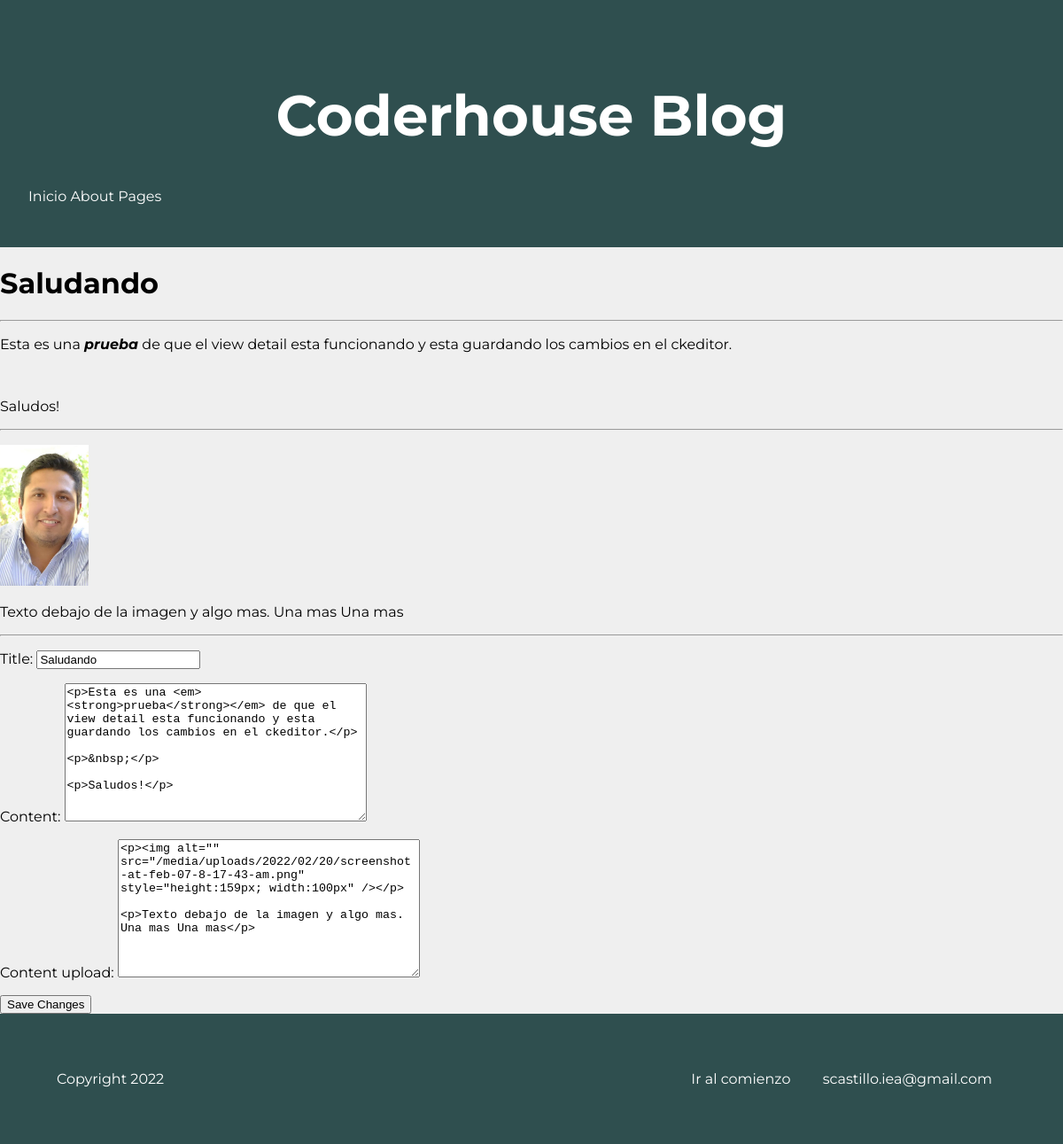
/update_article/7, run on the app's committed database.
### App1_Blog_Coder/models.py (models this page shows, shortened)
class Article(models.Model):
    title = models.CharField(max_length=50)
    content = RichTextField(blank=True, null=True)
    content_upload = RichTextUploadingField(blank=True, null=True)

### App1_Blog_Coder/views.py (the view)
class ArticleUpdateView(UpdateView):
    model = Article
    success_url = reverse_lazy('app1_articulos')
    fields = ['title', 'content', 'content_upload']
    template_name = "App1/update_article.html"

### App1_Blog_Coder/templates/App1/update_article.html (shortened to what this page needs)
{% extends 'App1/index.html' %}
{% load static %}
{% block content %}
<h1>{{article.title}}</h1>
<hr>
<div>
    {{ article.content | safe }}
</div>
<hr>
<div>
    {{article.content_upload | safe}}
</div>
<hr>
<form method="POST">
    {{form.as_p}}
    <button>Save Changes</button>
</form>
{% endblock %}

### App1_Blog_Coder/static/style.css (style rules this page uses)
html { font-family: 'Montserrat', sans-serif; }
body { margin: 0; background-color: #efefef; }

### data on the page
Article: title "Saludando", content "Esta es una prueba de que el view detail esta funcionando y esta guardando los cambios en el ckeditor. Saludos!", content_upload (picture), content_upload "Texto debajo de la imagen y algo mas. Una mas Una mas", content "<p>Esta es una <em><strong>prueba</strong></em> de que el view detail esta funcionando y esta guardando los cambios en el ckeditor.</p> <p>&nbsp;</p> <p>Saludos!</p>", content_upload "<p><img alt=\"\" src=\"/media/uploads/2022/02/20/screenshot-at-feb-07-8-17-43-am.png\" style=\"height:159px; width:100px\" /></p> <p>Texto debajo de la imagen y algo mas. Una mas Una mas</p>"
